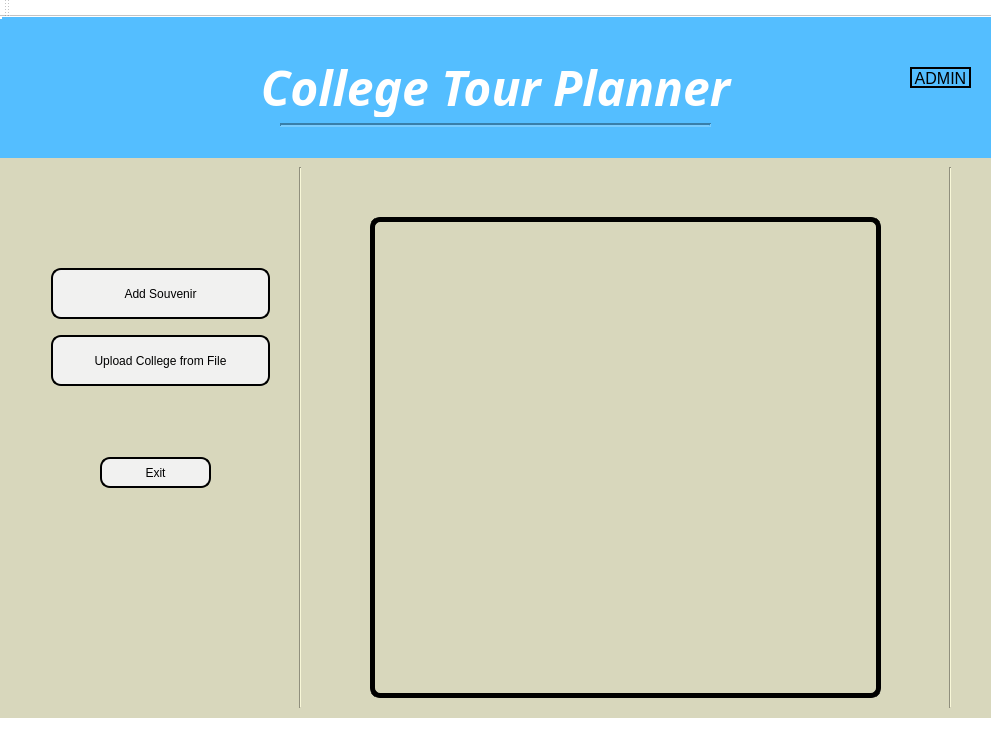
<?xml version="1.0" encoding="UTF-8"?>
<ui version="4.0">
 <class>MainWindow</class>
 <widget class="QMainWindow" name="MainWindow">
  <property name="geometry">
   <rect>
    <x>0</x>
    <y>0</y>
    <width>991</width>
    <height>755</height>
   </rect>
  </property>
  <property name="sizePolicy">
   <sizepolicy hsizetype="Fixed" vsizetype="Fixed">
    <horstretch>0</horstretch>
    <verstretch>0</verstretch>
   </sizepolicy>
  </property>
  <property name="minimumSize">
   <size>
    <width>991</width>
    <height>755</height>
   </size>
  </property>
  <property name="maximumSize">
   <size>
    <width>991</width>
    <height>755</height>
   </size>
  </property>
  <property name="windowTitle">
   <string>MainWindow</string>
  </property>
  <property name="styleSheet">
   <string notr="true">background-color: rgb(255, 255, 255);</string>
  </property>
  <widget class="QWidget" name="centralWidget">
   <property name="styleSheet">
    <string notr="true"/>
   </property>
   <widget class="QStackedWidget" name="main_stacked_widget">
    <property name="geometry">
     <rect>
      <x>0</x>
      <y>130</y>
      <width>991</width>
      <height>571</height>
     </rect>
    </property>
    <property name="sizePolicy">
     <sizepolicy hsizetype="Fixed" vsizetype="Fixed">
      <horstretch>0</horstretch>
      <verstretch>0</verstretch>
     </sizepolicy>
    </property>
    <property name="minimumSize">
     <size>
      <width>991</width>
      <height>571</height>
     </size>
    </property>
    <property name="maximumSize">
     <size>
      <width>991</width>
      <height>571</height>
     </size>
    </property>
    <property name="styleSheet">
     <string notr="true">background-color:rgb(216, 215, 188)</string>
    </property>
    <property name="currentIndex">
     <number>3</number>
    </property>
    <widget class="QWidget" name="welcome_page">
     <property name="styleSheet">
      <string notr="true">QPushButton
{
font-family:'Harmonia Sans Pro, Lucia Bright,sans-serif';
font-size: 20px;
background-color:rgba(122,122,122,255);
color:white;
border-style:solid;
border-radius:10px;
}

QPushButton::Hover
{
color:rgb(255, 255, 255);
background-color: qlineargradient(spread:pad, x1:0.517, y1:0, x2:0.517, y2:1, stop:0 rgba(122, 122, 122, 255), stop: 0.501 rgba(122, 122, 122, 255), stop:1 rgba(255, 255, 255, 255));
border-color:rgb(255, 255, 255);
border-width:2px
}

QPushButton::Pressed
{
	border-color: rgb(0, 0, 0);
}</string>
     </property>
     <widget class="QPushButton" name="startButton">
      <property name="geometry">
       <rect>
        <x>130</x>
        <y>380</y>
        <width>201</width>
        <height>41</height>
       </rect>
      </property>
      <property name="styleSheet">
       <string notr="true"/>
      </property>
      <property name="text">
       <string>Start Custom Trip</string>
      </property>
     </widget>
     <widget class="QLabel" name="welcome_label">
      <property name="geometry">
       <rect>
        <x>380</x>
        <y>70</y>
        <width>271</width>
        <height>51</height>
       </rect>
      </property>
      <property name="styleSheet">
       <string notr="true">background-color: rgba(31, 34, 31, .70);
border-radius: 10px;
color: white;</string>
      </property>
      <property name="text">
       <string>&lt;html&gt;&lt;head/&gt;&lt;body&gt;&lt;p align=&quot;center&quot;&gt;&lt;span style=&quot; font-size:20pt; font-weight:600;&quot;&gt;Welcome!&lt;/span&gt;&lt;/p&gt;&lt;/body&gt;&lt;/html&gt;</string>
      </property>
      <property name="alignment">
       <set>Qt::AlignCenter</set>
      </property>
     </widget>
     <widget class="QLabel" name="splash_background">
      <property name="geometry">
       <rect>
        <x>0</x>
        <y>-60</y>
        <width>1021</width>
        <height>691</height>
       </rect>
      </property>
      <property name="text">
       <string/>
      </property>
      <property name="pixmap">
       <pixmap resource="resources.qrc">:/new/prefix1/uclatest2.jpg</pixmap>
      </property>
     </widget>
     <widget class="QLabel" name="transparent_box">
      <property name="geometry">
       <rect>
        <x>50</x>
        <y>340</y>
        <width>371</width>
        <height>121</height>
       </rect>
      </property>
      <property name="styleSheet">
       <string notr="true">background-color: rgba(31, 34, 31, .70);
border-radius: 10px;
color: white;</string>
      </property>
      <property name="text">
       <string/>
      </property>
     </widget>
     <widget class="QLabel" name="transparent_box_2">
      <property name="geometry">
       <rect>
        <x>580</x>
        <y>340</y>
        <width>371</width>
        <height>121</height>
       </rect>
      </property>
      <property name="styleSheet">
       <string notr="true">background-color: rgba(31, 34, 31, .70);
border-radius: 10px;
color: white;</string>
      </property>
      <property name="text">
       <string/>
      </property>
     </widget>
     <widget class="QPushButton" name="ASU_trip_button">
      <property name="geometry">
       <rect>
        <x>600</x>
        <y>380</y>
        <width>151</width>
        <height>41</height>
       </rect>
      </property>
      <property name="text">
       <string>ASU Trip</string>
      </property>
     </widget>
     <widget class="QPushButton" name="shortest_trip_button">
      <property name="geometry">
       <rect>
        <x>780</x>
        <y>380</y>
        <width>151</width>
        <height>41</height>
       </rect>
      </property>
      <property name="text">
       <string>Shortest Trip</string>
      </property>
     </widget>
     <zorder>splash_background</zorder>
     <zorder>welcome_label</zorder>
     <zorder>transparent_box</zorder>
     <zorder>startButton</zorder>
     <zorder>transparent_box_2</zorder>
     <zorder>ASU_trip_button</zorder>
     <zorder>shortest_trip_button</zorder>
    </widget>
    <widget class="QWidget" name="tours_page">
     <property name="styleSheet">
      <string notr="true">QPushButton
{
font: 75 12pt &quot;Sitka&quot;;
color: white;
background-color: rgba(31, 34, 31, .70);
border-style: solid;
border-color: black;
border-width: 5px;
border-radius:10px;
}

QPushButton::Hover
{
border-color: rgb(255, 255, 255);
}</string>
     </property>
     <widget class="QWidget" name="gridLayoutWidget">
      <property name="geometry">
       <rect>
        <x>150</x>
        <y>150</y>
        <width>721</width>
        <height>381</height>
       </rect>
      </property>
      <layout class="QGridLayout" name="gridLayout"/>
     </widget>
     <widget class="QLabel" name="choosing_label">
      <property name="geometry">
       <rect>
        <x>260</x>
        <y>70</y>
        <width>511</width>
        <height>41</height>
       </rect>
      </property>
      <property name="font">
       <font>
        <family>Georgia</family>
        <pointsize>14</pointsize>
        <weight>75</weight>
        <bold>true</bold>
       </font>
      </property>
      <property name="styleSheet">
       <string notr="true">background-color: rgba(31, 34, 31, .70);
border-radius: 10px;
color: white;</string>
      </property>
      <property name="frameShape">
       <enum>QFrame::NoFrame</enum>
      </property>
      <property name="frameShadow">
       <enum>QFrame::Raised</enum>
      </property>
      <property name="lineWidth">
       <number>10</number>
      </property>
      <property name="text">
       <string>Let's start with choosing our starting campus!</string>
      </property>
      <property name="textFormat">
       <enum>Qt::PlainText</enum>
      </property>
      <property name="alignment">
       <set>Qt::AlignCenter</set>
      </property>
     </widget>
    </widget>
    <widget class="QWidget" name="admin_login_page">
     <property name="styleSheet">
      <string notr="true">QPushButton
{
font: 75 12pt &quot;Sitka&quot;;
background-color: rgb(241, 241, 240);
border-style: solid;
border-color: black;
border-width: 2px;
border-radius:10px;
}

QPushButton::Hover
{
border-color: rgb(255, 255, 255);
}

QPushButton::Pressed
{
border-color: rgb(0, 0, 255);
}

QLabel
{
background-color: rgba(0, 61, 185, .01);
font: 75 12pt &quot;System&quot;;
}

QLineEdit
{
background-color: rgb(255, 255, 255);
}

</string>
     </property>
     <widget class="QLabel" name="transparent_box_3">
      <property name="geometry">
       <rect>
        <x>310</x>
        <y>170</y>
        <width>371</width>
        <height>251</height>
       </rect>
      </property>
      <property name="styleSheet">
       <string notr="true">background-color: rgba(0, 61, 185, .60);
border-radius: 10px;
color: white;</string>
      </property>
      <property name="text">
       <string/>
      </property>
     </widget>
     <widget class="QLabel" name="error_label">
      <property name="geometry">
       <rect>
        <x>350</x>
        <y>250</y>
        <width>281</width>
        <height>21</height>
       </rect>
      </property>
      <property name="text">
       <string>&lt;html&gt;&lt;head/&gt;&lt;body&gt;&lt;p&gt;&lt;span style=&quot; font-weight:400; color:#ff0000;&quot;&gt;*Error* - Username/Password is incorrect!&lt;/span&gt;&lt;/p&gt;&lt;/body&gt;&lt;/html&gt;</string>
      </property>
     </widget>
     <widget class="QPushButton" name="back_button">
      <property name="geometry">
       <rect>
        <x>400</x>
        <y>340</y>
        <width>201</width>
        <height>41</height>
       </rect>
      </property>
      <property name="text">
       <string>Back</string>
      </property>
     </widget>
     <widget class="QPushButton" name="login_button">
      <property name="geometry">
       <rect>
        <x>400</x>
        <y>290</y>
        <width>201</width>
        <height>41</height>
       </rect>
      </property>
      <property name="text">
       <string>Login</string>
      </property>
     </widget>
     <widget class="QLineEdit" name="password_line_edit">
      <property name="geometry">
       <rect>
        <x>409</x>
        <y>218</y>
        <width>241</width>
        <height>20</height>
       </rect>
      </property>
      <property name="inputMask">
       <string/>
      </property>
      <property name="echoMode">
       <enum>QLineEdit::Password</enum>
      </property>
     </widget>
     <widget class="QLineEdit" name="username_line_edit">
      <property name="geometry">
       <rect>
        <x>409</x>
        <y>192</y>
        <width>241</width>
        <height>20</height>
       </rect>
      </property>
     </widget>
     <widget class="QLabel" name="password_label">
      <property name="geometry">
       <rect>
        <x>332</x>
        <y>218</y>
        <width>68</width>
        <height>16</height>
       </rect>
      </property>
      <property name="autoFillBackground">
       <bool>false</bool>
      </property>
      <property name="text">
       <string>Password:</string>
      </property>
      <property name="wordWrap">
       <bool>false</bool>
      </property>
     </widget>
     <widget class="QLabel" name="username_label">
      <property name="geometry">
       <rect>
        <x>332</x>
        <y>192</y>
        <width>71</width>
        <height>16</height>
       </rect>
      </property>
      <property name="text">
       <string>Username:</string>
      </property>
     </widget>
     <widget class="QLabel" name="admin_login_label">
      <property name="geometry">
       <rect>
        <x>320</x>
        <y>110</y>
        <width>351</width>
        <height>31</height>
       </rect>
      </property>
      <property name="frameShape">
       <enum>QFrame::WinPanel</enum>
      </property>
      <property name="text">
       <string>Please enter your login credentials</string>
      </property>
      <property name="alignment">
       <set>Qt::AlignCenter</set>
      </property>
     </widget>
     <widget class="Line" name="line_3">
      <property name="geometry">
       <rect>
        <x>310</x>
        <y>150</y>
        <width>371</width>
        <height>16</height>
       </rect>
      </property>
      <property name="orientation">
       <enum>Qt::Horizontal</enum>
      </property>
     </widget>
     <widget class="Line" name="line_4">
      <property name="geometry">
       <rect>
        <x>173</x>
        <y>30</y>
        <width>20</width>
        <height>521</height>
       </rect>
      </property>
      <property name="orientation">
       <enum>Qt::Vertical</enum>
      </property>
     </widget>
     <widget class="Line" name="line_5">
      <property name="geometry">
       <rect>
        <x>780</x>
        <y>30</y>
        <width>20</width>
        <height>521</height>
       </rect>
      </property>
      <property name="orientation">
       <enum>Qt::Vertical</enum>
      </property>
     </widget>
     <widget class="QLabel" name="maintenance_label">
      <property name="geometry">
       <rect>
        <x>236</x>
        <y>30</y>
        <width>501</width>
        <height>61</height>
       </rect>
      </property>
      <property name="font">
       <font>
        <family>Times New Roman</family>
        <pointsize>26</pointsize>
        <weight>75</weight>
        <italic>false</italic>
        <bold>true</bold>
       </font>
      </property>
      <property name="styleSheet">
       <string notr="true">background-color: rgba(31, 34, 31, .70);
border-radius: 10px;
color: white;
font: 75 bold 26pt &quot;Times New Roman&quot;;</string>
      </property>
      <property name="text">
       <string>Maintenance Login</string>
      </property>
      <property name="alignment">
       <set>Qt::AlignCenter</set>
      </property>
     </widget>
     <zorder>transparent_box_3</zorder>
     <zorder>back_button</zorder>
     <zorder>login_button</zorder>
     <zorder>password_line_edit</zorder>
     <zorder>username_line_edit</zorder>
     <zorder>error_label</zorder>
     <zorder>username_label</zorder>
     <zorder>password_label</zorder>
     <zorder>admin_login_label</zorder>
     <zorder>line_3</zorder>
     <zorder>line_4</zorder>
     <zorder>line_5</zorder>
     <zorder>maintenance_label</zorder>
    </widget>
    <widget class="QWidget" name="maintenance_page">
     <property name="styleSheet">
      <string notr="true">QListWidget
{
background-color: rgba(31,31,31,.9);
border-style: solid;
border-color: black;
border-width: 5px;
border-radius: 10px;
color: white;
}
QPushButton
{
font: 75 12pt &quot;Sitka&quot;;
background-color: rgb(241, 241, 240);
border-style: solid;
border-color: black;
border-width: 2px;
border-radius:10px;
}

QPushButton::Hover
{
border-color: rgb(255, 255, 255);
}

QPushButton::Pressed
{
border-color: rgb(0, 0, 255);
}</string>
     </property>
     <widget class="QListWidget" name="souvenir_list_widget">
      <property name="geometry">
       <rect>
        <x>370</x>
        <y>70</y>
        <width>511</width>
        <height>481</height>
       </rect>
      </property>
     </widget>
     <widget class="Line" name="line">
      <property name="geometry">
       <rect>
        <x>290</x>
        <y>20</y>
        <width>21</width>
        <height>541</height>
       </rect>
      </property>
      <property name="orientation">
       <enum>Qt::Vertical</enum>
      </property>
     </widget>
     <widget class="QPushButton" name="exit_button">
      <property name="geometry">
       <rect>
        <x>100</x>
        <y>310</y>
        <width>111</width>
        <height>31</height>
       </rect>
      </property>
      <property name="text">
       <string>Exit</string>
      </property>
     </widget>
     <widget class="Line" name="line_2">
      <property name="geometry">
       <rect>
        <x>940</x>
        <y>20</y>
        <width>21</width>
        <height>541</height>
       </rect>
      </property>
      <property name="orientation">
       <enum>Qt::Vertical</enum>
      </property>
     </widget>
     <widget class="QFrame" name="frame">
      <property name="geometry">
       <rect>
        <x>40</x>
        <y>100</y>
        <width>241</width>
        <height>161</height>
       </rect>
      </property>
      <property name="styleSheet">
       <string notr="true">QPushButton
{
font: 75 12pt &quot;Sitka&quot;;
background-color: rgb(241, 241, 240);
border-style: solid;
border-color: black;
border-width: 2px;
border-radius:10px;
}

QPushButton::Hover
{
border-color: rgb(255, 255, 255);
}

QPushButton::Pressed
{
border-color: rgb(0, 0, 255);
}

QFrame
{
background-color: rgba(0, 61, 185, .60);
border-radius: 10px;
color: white;
}
</string>
      </property>
      <property name="frameShape">
       <enum>QFrame::StyledPanel</enum>
      </property>
      <property name="frameShadow">
       <enum>QFrame::Raised</enum>
      </property>
      <layout class="QGridLayout" name="gridLayout_2">
       <item row="0" column="0">
        <widget class="QPushButton" name="add_souvenir_button">
         <property name="minimumSize">
          <size>
           <width>141</width>
           <height>51</height>
          </size>
         </property>
         <property name="text">
          <string>Add Souvenir</string>
         </property>
        </widget>
       </item>
       <item row="1" column="0">
        <widget class="QPushButton" name="upload_college_button">
         <property name="minimumSize">
          <size>
           <width>141</width>
           <height>51</height>
          </size>
         </property>
         <property name="text">
          <string>Upload College from File</string>
         </property>
        </widget>
       </item>
      </layout>
     </widget>
    </widget>
   </widget>
   <widget class="QLabel" name="header_label">
    <property name="geometry">
     <rect>
      <x>0</x>
      <y>0</y>
      <width>991</width>
      <height>141</height>
     </rect>
    </property>
    <property name="minimumSize">
     <size>
      <width>991</width>
      <height>141</height>
     </size>
    </property>
    <property name="maximumSize">
     <size>
      <width>991</width>
      <height>141</height>
     </size>
    </property>
    <property name="font">
     <font>
      <family>Sitka Banner</family>
      <pointsize>26</pointsize>
      <weight>75</weight>
      <italic>true</italic>
      <bold>true</bold>
      <underline>false</underline>
     </font>
    </property>
    <property name="styleSheet">
     <string notr="true">QLabel {
background-color: rgb(84, 190, 255);
color: white;
}</string>
    </property>
    <property name="frameShape">
     <enum>QFrame::NoFrame</enum>
    </property>
    <property name="frameShadow">
     <enum>QFrame::Plain</enum>
    </property>
    <property name="lineWidth">
     <number>1</number>
    </property>
    <property name="midLineWidth">
     <number>0</number>
    </property>
    <property name="text">
     <string>&lt;html&gt;&lt;head/&gt;&lt;body&gt;&lt;p&gt;&lt;span style=&quot; font-size:36pt;&quot;&gt;College Tour Planner&lt;/span&gt;&lt;/p&gt;&lt;/body&gt;&lt;/html&gt;</string>
    </property>
    <property name="textFormat">
     <enum>Qt::RichText</enum>
    </property>
    <property name="alignment">
     <set>Qt::AlignCenter</set>
    </property>
   </widget>
   <widget class="QPushButton" name="header_icon_push_button">
    <property name="geometry">
     <rect>
      <x>0</x>
      <y>0</y>
      <width>211</width>
      <height>141</height>
     </rect>
    </property>
    <property name="autoFillBackground">
     <bool>false</bool>
    </property>
    <property name="styleSheet">
     <string notr="true">QPushButton
{
background-color: rgb(84, 190, 255);
border-style:solid;
border-radius: 5px;
}

QPushButton::Hover
{
color:rgb(255, 255, 255);
border-color:rgb(255, 255, 255);
border-width:2px
}

QPushButton::Pressed
{
border-color: rgb(0, 0, 0);
}</string>
    </property>
    <property name="text">
     <string/>
    </property>
    <property name="icon">
     <iconset resource="resources.qrc">
      <normaloff>:/new/prefix1/headerIcon.png</normaloff>:/new/prefix1/headerIcon.png</iconset>
    </property>
    <property name="iconSize">
     <size>
      <width>130</width>
      <height>200</height>
     </size>
    </property>
   </widget>
   <widget class="QPushButton" name="admin_push_button">
    <property name="enabled">
     <bool>true</bool>
    </property>
    <property name="geometry">
     <rect>
      <x>920</x>
      <y>1</y>
      <width>41</width>
      <height>44</height>
     </rect>
    </property>
    <property name="sizePolicy">
     <sizepolicy hsizetype="Preferred" vsizetype="Preferred">
      <horstretch>0</horstretch>
      <verstretch>0</verstretch>
     </sizepolicy>
    </property>
    <property name="styleSheet">
     <string notr="true">QPushButton
{
background-color: rgb(84, 190, 255);
border-style:solid;
border-radius: 5px;
}

QPushButton::Hover
{
color:rgb(255, 255, 255);
border-color:rgb(255, 255, 255);
border-width:2px
}

QPushButton::Pressed
{
border-color: rgb(0, 0, 0);
}</string>
    </property>
    <property name="text">
     <string/>
    </property>
    <property name="icon">
     <iconset resource="resources.qrc">
      <normaloff>:/new/prefix1/admin.png</normaloff>:/new/prefix1/admin.png</iconset>
    </property>
    <property name="iconSize">
     <size>
      <width>200</width>
      <height>200</height>
     </size>
    </property>
    <property name="checkable">
     <bool>false</bool>
    </property>
   </widget>
   <widget class="QLabel" name="admin_label">
    <property name="geometry">
     <rect>
      <x>910</x>
      <y>50</y>
      <width>61</width>
      <height>21</height>
     </rect>
    </property>
    <property name="autoFillBackground">
     <bool>false</bool>
    </property>
    <property name="styleSheet">
     <string notr="true">background-color: rgb(84, 190, 255);
</string>
    </property>
    <property name="frameShape">
     <enum>QFrame::WinPanel</enum>
    </property>
    <property name="frameShadow">
     <enum>QFrame::Plain</enum>
    </property>
    <property name="text">
     <string>&lt;html&gt;&lt;head/&gt;&lt;body&gt;&lt;p&gt;&lt;span style=&quot; font-size:12pt;&quot;&gt;ADMIN&lt;/span&gt;&lt;/p&gt;&lt;/body&gt;&lt;/html&gt;</string>
    </property>
    <property name="textFormat">
     <enum>Qt::AutoText</enum>
    </property>
    <property name="alignment">
     <set>Qt::AlignCenter</set>
    </property>
    <property name="wordWrap">
     <bool>true</bool>
    </property>
   </widget>
   <widget class="Line" name="header_line">
    <property name="geometry">
     <rect>
      <x>280</x>
      <y>100</y>
      <width>431</width>
      <height>16</height>
     </rect>
    </property>
    <property name="autoFillBackground">
     <bool>false</bool>
    </property>
    <property name="styleSheet">
     <string notr="true">background-color: rgb(84, 190, 255);
</string>
    </property>
    <property name="frameShadow">
     <enum>QFrame::Sunken</enum>
    </property>
    <property name="lineWidth">
     <number>2</number>
    </property>
    <property name="orientation">
     <enum>Qt::Horizontal</enum>
    </property>
   </widget>
   <widget class="QWidget" name="layoutWidget">
    <property name="geometry">
     <rect>
      <x>0</x>
      <y>0</y>
      <width>2</width>
      <height>2</height>
     </rect>
    </property>
    <layout class="QFormLayout" name="formLayout"/>
   </widget>
   <widget class="QWidget" name="layoutWidget">
    <property name="geometry">
     <rect>
      <x>0</x>
      <y>0</y>
      <width>2</width>
      <height>2</height>
     </rect>
    </property>
    <layout class="QFormLayout" name="formLayout_2"/>
   </widget>
  </widget>
  <widget class="QMenuBar" name="menuBar">
   <property name="geometry">
    <rect>
     <x>0</x>
     <y>0</y>
     <width>991</width>
     <height>21</height>
    </rect>
   </property>
  </widget>
  <widget class="QToolBar" name="mainToolBar">
   <attribute name="toolBarArea">
    <enum>TopToolBarArea</enum>
   </attribute>
   <attribute name="toolBarBreak">
    <bool>false</bool>
   </attribute>
  </widget>
  <widget class="QStatusBar" name="statusBar"/>
 </widget>
 <layoutdefault spacing="6" margin="11"/>
 <resources>
  <include location="resources.qrc"/>
 </resources>
 <connections/>
</ui>
